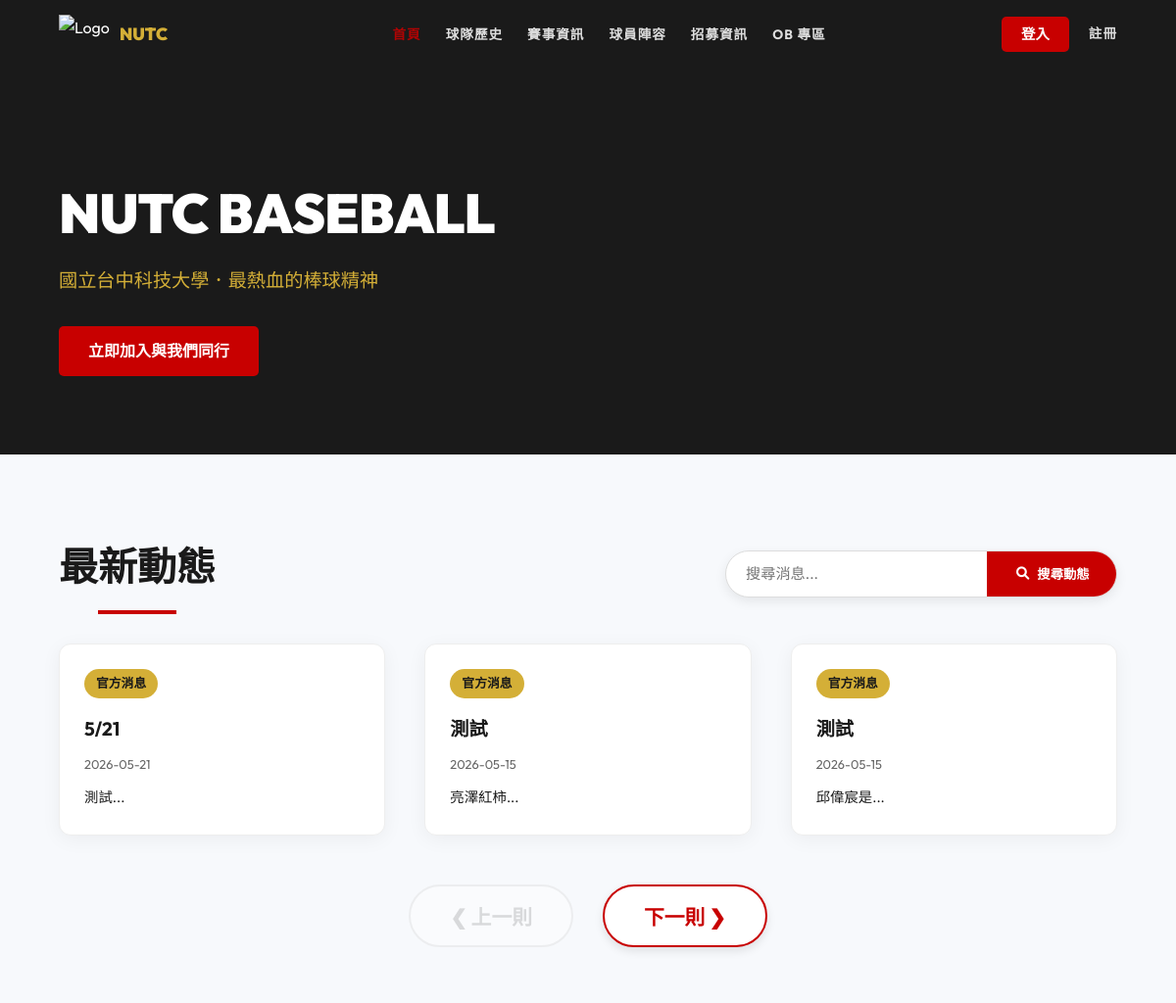
The app's page / (upper part), older data.
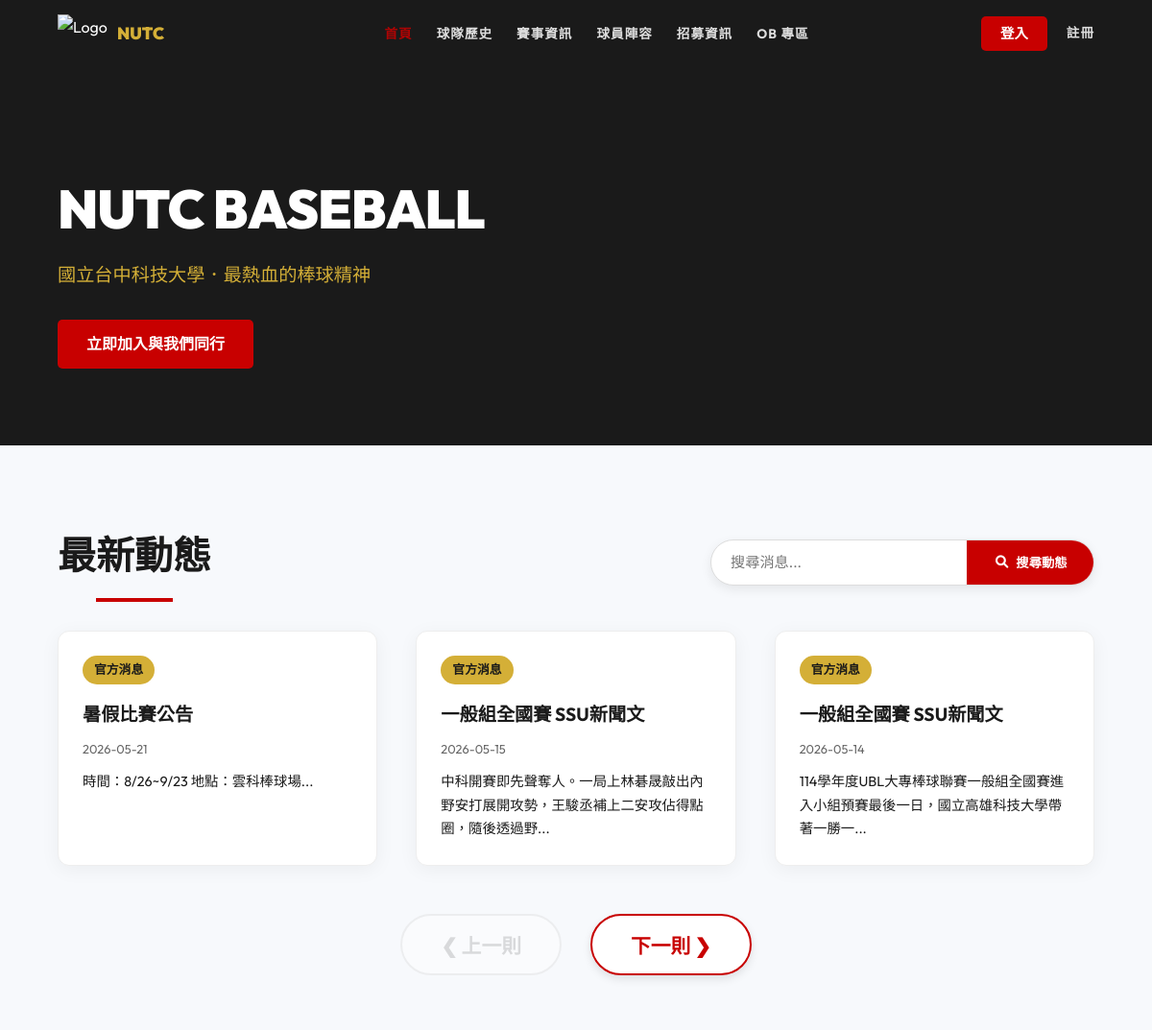
The same page, newer data.
### tables this page shows
CREATE TABLE `news` (
  `news_id` int(11) NOT NULL COMMENT '消息識別碼',
  `title` varchar(200) NOT NULL COMMENT '消息標題',
  `content` text NOT NULL COMMENT '消息內容',
  `created_at` datetime DEFAULT current_timestamp() COMMENT '發布時間',
  `link` varchar(255) DEFAULT NULL
);

### includes/Database.php (called while the page is built, shortened)
<?php
class Database {
    private $pdo;
    public function __construct() {
        $host = 'localhost';
        $db   = 'baseball_web';
        $user = 'root';
        $pass = '';
        $charset = 'utf8mb4';
        $dsn = "mysql:host=$host;port=3306;dbname=$db;charset=$charset";
        $options = [
            PDO::ATTR_ERRMODE            => PDO::ERRMODE_EXCEPTION,
            PDO::ATTR_DEFAULT_FETCH_MODE => PDO::FETCH_ASSOC,
            PDO::ATTR_EMULATE_PREPARES   => false,
        ];
        try {
            $this->pdo = new PDO($dsn, $user, $pass, $options);
            $stmt = $this->pdo->query("DESCRIBE `player_game_details`");
            $cols = $stmt->fetchAll(PDO::FETCH_COLUMN);
            $stmt = $this->pdo->query("SHOW COLUMNS FROM `member` LIKE 'role'");
            $roleCol = $stmt->fetch();
        } catch (\PDOException $e) {
            throw new \PDOException($e->getMessage(), (int)$e->getCode());
        }
    }
    public function getAll($table) {
        $stmt = $this->pdo->query("SELECT * FROM `$table`");
        return $stmt->fetchAll();
    }
}

### includes/config.php (called while the page is built, shortened)
<?php
require_once 'Database.php';
$db = new Database();

### index.php (the view, shortened to what this page needs)
<?php
require_once 'includes/header.php';
$newsList = $db->getAll('news');
$search = $_GET['search'] ?? '';
usort($newsList, function($a, $b) {
    return strtotime($b['created_at']) - strtotime($a['created_at']);
});
?>
<div class="page-header home-header">
    <h1>NUTC BASEBALL</h1>
    <p>國立台中科技大學．最熱血的棒球精神</p>
    <div class="home-header-actions">
        <a href="join.php" class="btn-submit">立即加入與我們同行</a>
    </div>
</div>
<section id="news-section" class="home-news-section">
    <div class="container">
        <div style="display: flex; justify-content: space-between; align-items: center; flex-wrap: wrap; gap: 20px; margin-bottom: 30px;">
            <div class="section-title" style="margin-bottom: 0;">
                <h2 style="margin-bottom: 0;">最新動態</h2>
            </div>
            <form method="GET" class="search-bar-container" style="margin-bottom: 0; max-width: 400px;">
                <input type="text" name="search" class="search-bar-input" placeholder="搜尋消息..." value="<?= htmlspecialchars($search) ?>">
                <button type="submit" class="search-bar-btn"><i class="fas fa-search"></i> 搜尋動態</button>
            </form>
        </div>
        <div class="card-container" id="newsContainer">
            <?php if (empty($newsList)): ?>
                <div class="empty-state-message">
                    <i class="fas fa-search"></i>
                    很抱歉，找不到與「<?= htmlspecialchars($search) ?>」相關的動態。
                </div>
            <?php else: ?>
                <?php foreach ($newsList as $index => $news): ?>
                    <a href="<?= !empty($news['link']) ? htmlspecialchars($news['link']) : 'javascript:void(0)' ?>"
                       class="card home-news-card"
                       data-index="<?= $index ?>"
                       style="<?= $index >= 3 ? 'display: none;' : '' ?> text-decoration: none; color: inherit; cursor: <?= !empty($news['link']) ? 'pointer' : 'default' ?>;">
                        <div class="card-content">
                            <span class="card-tag">官方消息</span>
                            <h3 class="card-title"><?= htmlspecialchars($news['title']) ?></h3>
                            <p class="news-date"><?= date('Y-m-d', strtotime($news['created_at'])) ?></p>
                            <p class="news-excerpt"><?= mb_substr(htmlspecialchars($news['content']), 0, 45) ?>...</p>
                        </div>
                    </a>
                <?php endforeach; ?>
            <?php endif; ?>
        </div>
        <div class="slider-controls">
            <button id="prevNews" class="btn-slider" disabled>&#10094; 上一則</button>
            <button id="nextNews" class="btn-slider">下一則 &#10095;</button>
        </div>
    </div>
</section>
<?php require_once 'includes/footer.php'; ?>

Row changes from the older to the newer data that the page shows:
removed news: title "測試", created_at "2026-05-15", content "亮澤紅柿"
changed news: title "5/21" → "暑假比賽公告"; content "測試" → "時間：8/26~9/23 地點：雲科棒球場"
changed news: title "測試" → "一般組全國賽 SSU新聞文"; content "邱偉宸是" → "中科開賽即先聲奪人。一局上林碁晟敲出內野安打展開攻勢，王駿丞補上二安攻佔得點圈，隨後透過野"
now on this page (row unchanged): news: title "一般組全國賽 SSU新聞文", created_at "2026-05-14", content "114學年度UBL大專棒球聯賽一般組全國賽進入小組預賽最後一日，國立高雄科技大學帶著一勝一"
